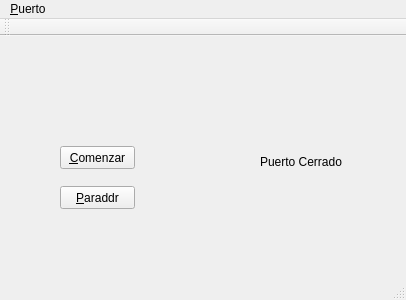
<?xml version="1.0" encoding="UTF-8"?>
<ui version="4.0">
 <class>Principal</class>
 <widget class="QMainWindow" name="Principal">
  <property name="geometry">
   <rect>
    <x>0</x>
    <y>0</y>
    <width>406</width>
    <height>300</height>
   </rect>
  </property>
  <property name="windowTitle">
   <string>Principal</string>
  </property>
  <widget class="QWidget" name="centralWidget">
   <widget class="QPushButton" name="startPushButton">
    <property name="geometry">
     <rect>
      <x>60</x>
      <y>110</y>
      <width>75</width>
      <height>23</height>
     </rect>
    </property>
    <property name="text">
     <string>&amp;Comenzar</string>
    </property>
   </widget>
   <widget class="QLabel" name="readByteLabel">
    <property name="geometry">
     <rect>
      <x>260</x>
      <y>110</y>
      <width>131</width>
      <height>31</height>
     </rect>
    </property>
    <property name="text">
     <string>Puerto Cerrado</string>
    </property>
   </widget>
   <widget class="QPushButton" name="stopPushButton">
    <property name="geometry">
     <rect>
      <x>60</x>
      <y>150</y>
      <width>75</width>
      <height>23</height>
     </rect>
    </property>
    <property name="text">
     <string>&amp;Paraddr</string>
    </property>
   </widget>
  </widget>
  <widget class="QMenuBar" name="menuBar">
   <property name="geometry">
    <rect>
     <x>0</x>
     <y>0</y>
     <width>406</width>
     <height>26</height>
    </rect>
   </property>
   <widget class="QMenu" name="menu_Puerto">
    <property name="title">
     <string>&amp;Puerto</string>
    </property>
   </widget>
   <addaction name="menu_Puerto"/>
  </widget>
  <widget class="QToolBar" name="mainToolBar">
   <attribute name="toolBarArea">
    <enum>TopToolBarArea</enum>
   </attribute>
   <attribute name="toolBarBreak">
    <bool>false</bool>
   </attribute>
  </widget>
  <widget class="QStatusBar" name="statusBar"/>
 </widget>
 <layoutdefault spacing="6" margin="11"/>
 <resources/>
 <connections/>
</ui>
